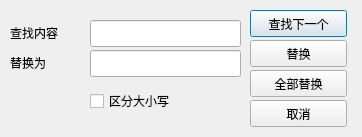
<?xml version="1.0" encoding="UTF-8"?>
<ui version="4.0">
 <class>ReplaceDialog</class>
 <widget class="QDialog" name="ReplaceDialog">
  <property name="geometry">
   <rect>
    <x>0</x>
    <y>0</y>
    <width>362</width>
    <height>137</height>
   </rect>
  </property>
  <property name="windowTitle">
   <string>替换</string>
  </property>
  <widget class="QLabel" name="label">
   <property name="geometry">
    <rect>
     <x>10</x>
     <y>24</y>
     <width>67</width>
     <height>17</height>
    </rect>
   </property>
   <property name="text">
    <string>查找内容</string>
   </property>
  </widget>
  <widget class="QLabel" name="label_2">
   <property name="geometry">
    <rect>
     <x>10</x>
     <y>54</y>
     <width>67</width>
     <height>17</height>
    </rect>
   </property>
   <property name="text">
    <string>替换为</string>
   </property>
  </widget>
  <widget class="QLineEdit" name="ledit_searchStr">
   <property name="geometry">
    <rect>
     <x>90</x>
     <y>20</y>
     <width>151</width>
     <height>27</height>
    </rect>
   </property>
  </widget>
  <widget class="QLineEdit" name="ledit_replaceStr">
   <property name="geometry">
    <rect>
     <x>90</x>
     <y>50</y>
     <width>151</width>
     <height>27</height>
    </rect>
   </property>
  </widget>
  <widget class="QCheckBox" name="cbox_case">
   <property name="geometry">
    <rect>
     <x>90</x>
     <y>90</y>
     <width>111</width>
     <height>22</height>
    </rect>
   </property>
   <property name="text">
    <string>区分大小写</string>
   </property>
  </widget>
  <widget class="QPushButton" name="btn_next">
   <property name="geometry">
    <rect>
     <x>250</x>
     <y>10</y>
     <width>97</width>
     <height>27</height>
    </rect>
   </property>
   <property name="text">
    <string>查找下一个</string>
   </property>
  </widget>
  <widget class="QPushButton" name="btn_replace">
   <property name="geometry">
    <rect>
     <x>250</x>
     <y>40</y>
     <width>97</width>
     <height>27</height>
    </rect>
   </property>
   <property name="text">
    <string>替换</string>
   </property>
  </widget>
  <widget class="QPushButton" name="btn_replaceAll">
   <property name="geometry">
    <rect>
     <x>250</x>
     <y>70</y>
     <width>97</width>
     <height>27</height>
    </rect>
   </property>
   <property name="text">
    <string>全部替换</string>
   </property>
  </widget>
  <widget class="QPushButton" name="btn_cancel">
   <property name="geometry">
    <rect>
     <x>250</x>
     <y>100</y>
     <width>97</width>
     <height>27</height>
    </rect>
   </property>
   <property name="text">
    <string>取消</string>
   </property>
  </widget>
 </widget>
 <resources/>
 <connections/>
</ui>
